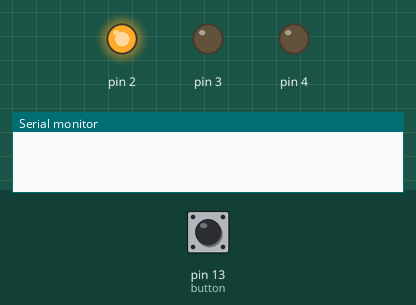
Recording of a sketch running on a simulated Arduino Uno, built with avr-gcc and run on an emulated ATmega328P. Shown: output pins drawn as LEDs (lit = HIGH), the last lines printed to the serial monitor. Inputs (shaded band) come from the test bench; at power-on: pin 13 (button) HIGH.

Above: at 1.2 s.
1.3 s: pin 13 (button) pulled LOW for 0.15 s
At 1.7 s:
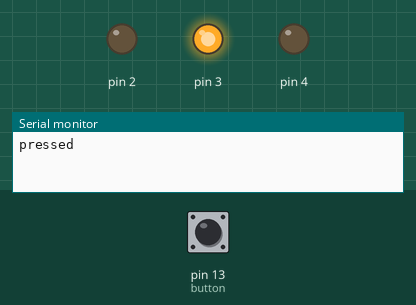
2.9 s: pin 13 (button) pulled LOW for 1 s
At 4.2 s:
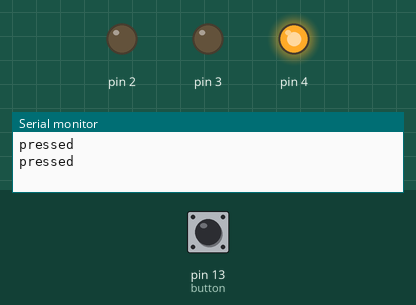
5.4 s: pin 13 (button) pulled LOW for 3.2 s
At 6.1 s:
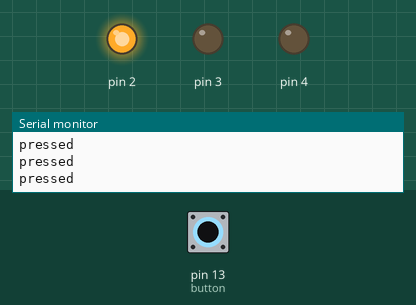
Timing chart, 0 to 8.4 s (numbered marks = the images above; inputs shaded):
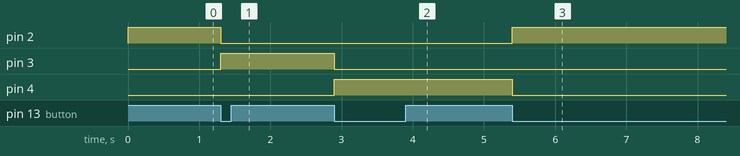

The sketch:

altLEDs.ino
```cpp
//Program to light up three various LEDs with a button
//Austin Chua
class Button
{
private:
  int pinNum;
  int buttonState;
  int debounce;
  bool dbRun;
public:
  Button(int pin)
  {
    pinNum = pin;
    buttonState = HIGH;
    debounce = 0;
    dbRun = true;
    pinMode(pinNum, INPUT_PULLUP);
  }

  bool pressed()
  {
    int newState = digitalRead(pinNum);
    if(buttonState == LOW and newState == HIGH){
        debounce = 0;
        dbRun = true;
      }
    if(dbRun == true){
      if(buttonState == HIGH and newState == LOW){
        buttonState = LOW;
        debounce++;
      }
      if(buttonState == LOW and newState == LOW){
        if(debounce == 3){
          debounce = 0;
          dbRun = false;
          return true;
        }
        else{
          debounce++;
        }
      }
    }
    return false;
  }
};

class LED
{
private:
  int pinNum;
public:
  LED(int pin)
  {
    pinNum = pin;
    digitalWrite(pinNum, LOW);
  }

  void turnON()
  {
    digitalWrite(pinNum, HIGH);
  }

  void turnOFF()
  {
    digitalWrite(pinNum, LOW);
  }
};

void setup() {
  Serial.begin(115200);
  pinMode(13, INPUT_PULLUP);
  pinMode(2, OUTPUT);
  pinMode(3, OUTPUT);
  pinMode(4, OUTPUT);
}

Button button(13);
LED redLED(2);
LED yellowLED(3);
LED greenLED(4);
LED leds[3] = {redLED, yellowLED, greenLED};
int count = 0;

void loop() {
  leds[count].turnON();
  bool pressed = button.pressed();
  if(pressed == true){
    leds[count].turnOFF();
    ++count;
    Serial.println("pressed");
    if(count > 2){
      count = 0;
    }
    leds[count].turnON();
  }
}
```

Measured:
- after the input at 1.3 s, pin 2: HIGH → LOW at once; pin 3: LOW → HIGH at once
- after the input at 2.9 s, pin 3: HIGH → LOW at once; pin 4: LOW → HIGH at once
- after the input at 5.4 s, pin 2: LOW → HIGH at once; pin 4: HIGH → LOW at once
